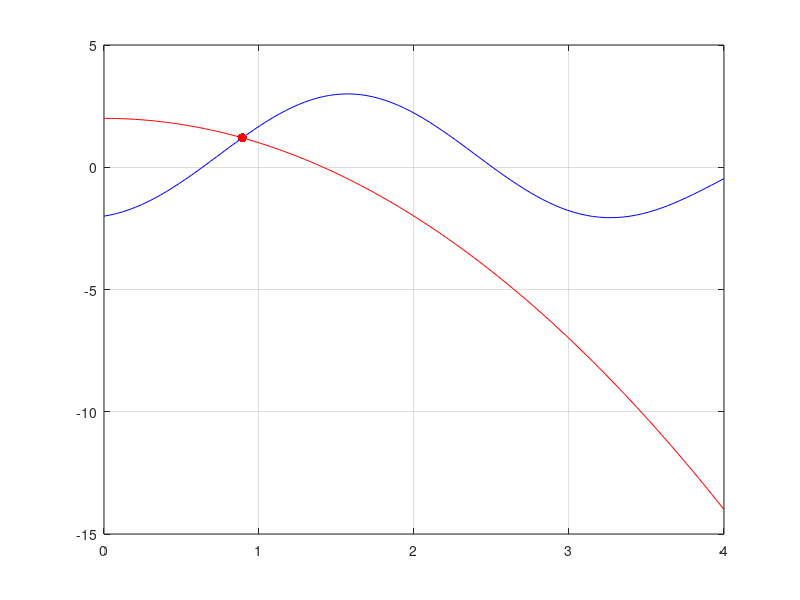

This figure's MATLAB source:
function ej31p3

x = linspace (0,4);

f = @(x) sin(x)-2*cos(2.*x);
g = @(x) 2 - x.^2;

h = @(x) f(x) - g(x);

plot (x,f(x),'b', x,g(x),'r')

sol= fzero (h, [0,2]);
grid on
hold on

plot (sol,f(sol),'.r','MarkerSize',20)
hold off
disp ('La sol es:')
disp (sol)
shg
